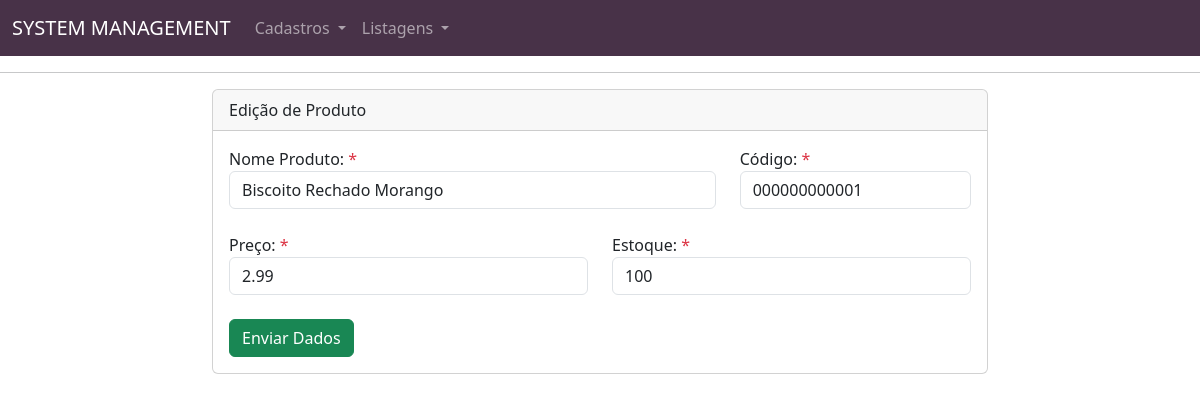
Page /EPM_03/editaProduto.php?id=1 on the committed database.
### tables this page shows
CREATE TABLE `products` (
  `id_product` int(6) NOT NULL,
  `product_name` varchar(40) DEFAULT NULL,
  `product_code` varchar(12) DEFAULT NULL,
  `product_price` float(6,2) DEFAULT NULL,
  `product_stock` int(4) DEFAULT NULL,
  `product_created_in` timestamp NOT NULL DEFAULT current_timestamp()
);

### EPM_03/functions.php (called while the page is built, shortened)
<?php
	function select($table, $fields, $filters, $extra){
		$query = "SELECT ";
		if($fields == null){
			$query .= "* ";
		}else{
			$fields = implode('`, `', $fields);
			$query .= "`$fields` ";
		}
		$query .= " FROM `$table` ";
		if($filters != null){
			$query .= " WHERE ";
			foreach ($filters as $key => $value) {
				$query .= "`$key` = '$value' AND ";
			}
			$query = substr($query, 0, -4);
		}
		if($extra != null){
			$query .= $extra;
		}
		global $conn;
		$result = mysqli_query($conn, $query) or die(mysqli_error());
		$data = [];
		while($row = mysqli_fetch_assoc($result)){
			$data[] = $row;
		}
		return $data;
	}
?>

### EPM_03/editaProduto.php (the view, shortened to what this page needs)
<?php
	require_once 'connect.php';
	require_once 'functions.php';
	if(isset($_GET['id'])){
		$filter['id_product'] = $_GET['id'];
		$product = select("products", null, $filter, " LIMIT 1")[0];
	}
?>
<!DOCTYPE html>
<html>
<head>
	<link rel="stylesheet" type="text/css" href="https://cdn.jsdelivr.net/npm/bootstrap@5.3.0-alpha1/dist/css/bootstrap.min.css">
</head>
<body>
	<?php include_once 'components/menu.php'; ?>
	<div class="container-fluid">
	  <div class="row">
	  	<div class="col-8 offset-2">
	  		<form action="editar.php" method="POST">
				<div class="card">
				  <div class="card-header">
				    Edição de Produto
				  </div>
				  <div class="card-body">
				    <div class="row">
		  				<div class="col-md-8">
		  					<label> Nome Produto: <span class="text-danger">*</span> </label><br>
							<input type="text" name="product_name" class="form-control" required placeholder="Digite o nome" value="<?=$product['product_name'];?>"><br>
		  				</div>
		  				<div class="col-md-4">
		  					<label> Código: <span class="text-danger">*</span></label><br>
							<input type="text" name="product_code" class="form-control" required placeholder="Digite o Código" maxlength="12" value="<?=$product['product_code'];?>"><br>
		  				</div>
		  				<div class="col-md-6">
		  					<label> Preço: <span class="text-danger">*</span> </label><br>
							<input type="text" name="product_price" class="form-control" required placeholder="Digite o Preço" value="<?=$product['product_price'];?>"><br>
		  				</div>
		  				<div class="col-md-6">
		  					<label> Estoque: <span class="text-danger">*</span></label><br>
							<input type="number" min=0 step=1 name="product_stock" class="form-control" required placeholder="Digite o Estoque" value="<?=$product['product_stock'];?>"><br>
		  				</div>
				    	<div class="col-md-12">
				    		<button type="submit" class="btn btn-success"> Enviar Dados </button>
				    	</div>
		  			</div>
				  </div>
				</div>
			</form>
	  	</div>
	  </div>
	</div>
</body>
</html>

### rows in the picture
products: product_name "Biscoito Rechado Morango", product_code "000000000001", product_price "2.99", product_stock "100"
